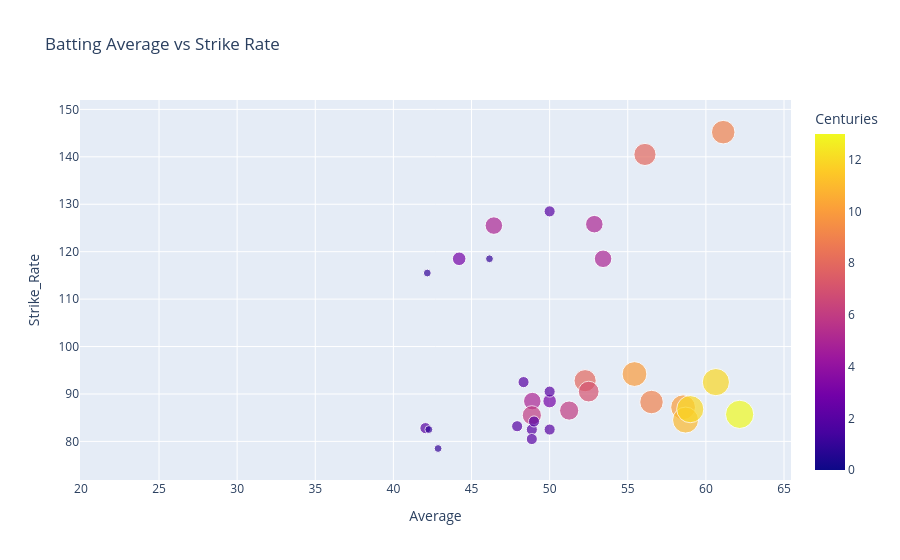

Source (notebook cell):
### Code cell
fig = px.scatter(
    batsmen_data,
    x='Average',
    y='Strike_Rate',
    size='Centuries',
    color='Centuries',
    hover_name='Player_Name',
    title='Batting Average vs Strike Rate'
)

fig.show()

### Figure 1 — Plotly figure (JSON) as saved in the notebook; plotly's stock layout.template omitted (floating-point values rounded to 4 significant figures)
{"data": [{"hovertemplate": "<b>%{hovertext}</b><br><br>Average=%{x}<br>Strike_Rate=%{y}<br>Centuries=%{marker.color}<extra></extra>", "hovertext": ["Virat Kohli", "Rohit Sharma", "Babar Azam", "Steve Smith", "Kane Williamson", "Joe Root", "David Warner", "Quinton de Kock", "KL Rahul", "Ben Stokes", "Shakib Al Hasan", "Ravindra Jadeja", "Glenn Maxwell", "Chris Woakes", "Hardik Pandya", "Ravichandran Ashwin", "Jos Buttler", "Rishabh Pant", "AB de Villiers", "MS Dhoni", "Faf du Plessis", "Jason Roy", "Virat Kohli", "Rohit Sharma", "Babar Azam", "Steve Smith", "Kane Williamson", "Joe Root", "David Warner", "Ben Stokes", "Shakib Al Hasan", "Ravindra Jadeja", "Glenn Maxwell", "Hardik Pandya", "Jos Buttler", "Rishabh Pant"], "legendgroup": "", "marker": {"color": [12, 9, 10, 13, 11, 12, 10, 8, 7, 5, 6, 2, 5, 0, 3, 0, 8, 5, 9, 2, 6, 5, 3, 2, 2, 2, 2, 2, 2, 1, 1, 0, 1, 0, 2, 1], "coloraxis": "coloraxis", "size": [12, 9, 10, 13, 11, 12, 10, 8, 7, 5, 6, 2, 5, 0, 3, 0, 8, 5, 9, 2, 6, 5, 3, 2, 2, 2, 2, 2, 2, 1, 1, 0, 1, 0, 2, 1], "sizemode": "area", "sizeref": 0.0325, "symbol": "circle"}, "mode": "markers", "name": "", "orientation": "v", "showlegend": false, "type": "scatter", "x": [60.64, 56.52, 58.54, 62.16, 58.7, 59.0, 55.43, 52.27, 52.5, 48.89, 48.86, 42.05, 46.43, 28.33, 44.21, 22.41, 56.1, 52.86, 61.11, 48.33, 51.25, 53.42, 50.0, 48.86, 49.0, 50.0, 48.86, 47.92, 50.0, 42.27, 42.86, 40.54, 42.17, 38.24, 50.0, 46.15], "xaxis": "x", "y": [92.5, 88.3, 87.2, 85.7, 84.5, 86.8, 94.2, 92.8, 90.5, 88.5, 85.5, 82.8, 125.5, 85.2, 118.5, 78.5, 140.5, 125.8, 145.2, 92.5, 86.5, 118.5, 88.5, 82.5, 84.2, 82.5, 80.5, 83.2, 90.5, 82.5, 78.5, 76.5, 115.5, 108.5, 128.5, 118.5], "yaxis": "y"}], "layout": {"coloraxis": {"colorbar": {"title": {"text": "Centuries"}}, "colorscale": [[0, "#0d0887"], [0.1111, "#46039f"], [0.2222, "#7201a8"], [0.3333, "#9c179e"], [0.4444, "#bd3786"], [0.5556, "#d8576b"], [0.6667, "#ed7953"], [0.7778, "#fb9f3a"], [0.8889, "#fdca26"], [1, "#f0f921"]]}, "legend": {"itemsizing": "constant", "tracegroupgap": 0}, "title": {"text": "Batting Average vs Strike Rate"}, "xaxis": {"anchor": "y", "domain": [0, 1], "title": {"text": "Average"}}, "yaxis": {"anchor": "x", "domain": [0, 1], "title": {"text": "Strike_Rate"}}}}
